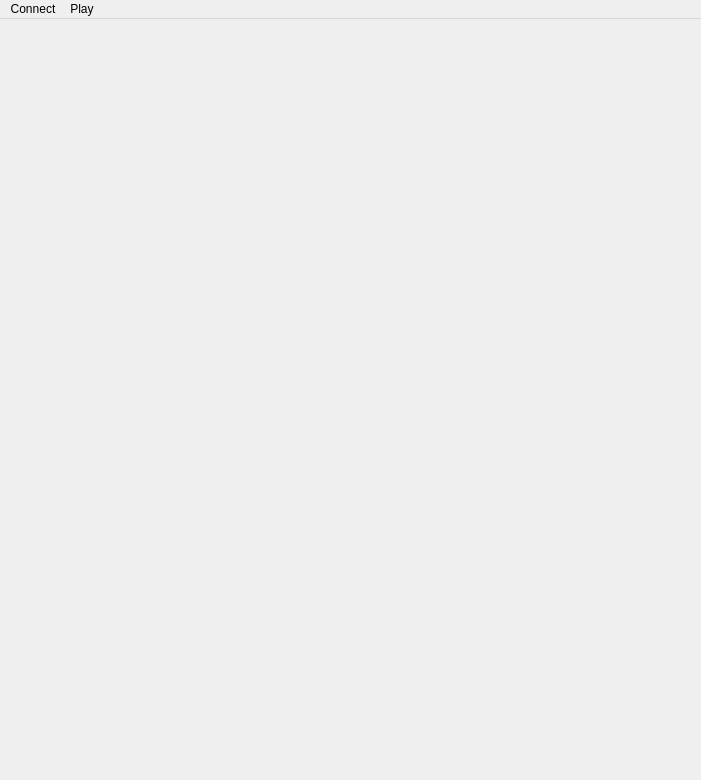
<?xml version="1.0" encoding="UTF-8"?>
<ui version="4.0">
 <class>MainWindow</class>
 <widget class="QMainWindow" name="MainWindow">
  <property name="geometry">
   <rect>
    <x>0</x>
    <y>0</y>
    <width>701</width>
    <height>780</height>
   </rect>
  </property>
  <property name="windowTitle">
   <string>MainWindow</string>
  </property>
  <widget class="QWidget" name="centralwidget">
   <widget class="mylabel" name="labelBackground">
    <property name="geometry">
     <rect>
      <x>0</x>
      <y>0</y>
      <width>500</width>
      <height>695</height>
     </rect>
    </property>
    <property name="text">
     <string/>
    </property>
    <property name="scaledContents">
     <bool>false</bool>
    </property>
   </widget>
  </widget>
  <widget class="QMenuBar" name="menubar">
   <property name="geometry">
    <rect>
     <x>0</x>
     <y>0</y>
     <width>701</width>
     <height>21</height>
    </rect>
   </property>
   <widget class="QMenu" name="menuConnect">
    <property name="title">
     <string>Connect</string>
    </property>
    <addaction name="actionCreate"/>
    <addaction name="actionConnect"/>
   </widget>
   <widget class="QMenu" name="menuPlay">
    <property name="title">
     <string>Play</string>
    </property>
    <addaction name="actionStart"/>
    <addaction name="actionDefeat"/>
   </widget>
   <addaction name="menuConnect"/>
   <addaction name="menuPlay"/>
  </widget>
  <action name="actionCreate">
   <property name="text">
    <string>Create the connection</string>
   </property>
  </action>
  <action name="actionConnect">
   <property name="text">
    <string>Connect to Server</string>
   </property>
  </action>
  <action name="actionStart">
   <property name="text">
    <string>Start</string>
   </property>
  </action>
  <action name="actionDefeat">
   <property name="text">
    <string>Admit defeat</string>
   </property>
  </action>
 </widget>
 <customwidgets>
  <customwidget>
   <class>mylabel</class>
   <extends>QLabel</extends>
   <header location="global">mylabel.h</header>
  </customwidget>
 </customwidgets>
 <resources/>
 <connections/>
</ui>
